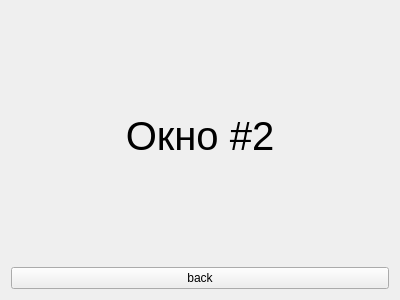
<?xml version="1.0" encoding="UTF-8"?>
<ui version="4.0">
 <class>Form</class>
 <widget class="QWidget" name="Form">
  <property name="geometry">
   <rect>
    <x>0</x>
    <y>0</y>
    <width>400</width>
    <height>300</height>
   </rect>
  </property>
  <property name="windowTitle">
   <string>Form</string>
  </property>
  <layout class="QVBoxLayout" name="verticalLayout">
   <item>
    <widget class="QLabel" name="label">
     <property name="font">
      <font>
       <pointsize>30</pointsize>
      </font>
     </property>
     <property name="text">
      <string>Окно #2</string>
     </property>
     <property name="alignment">
      <set>Qt::AlignCenter</set>
     </property>
    </widget>
   </item>
   <item>
    <widget class="QPushButton" name="pushButton_back">
     <property name="text">
      <string>back</string>
     </property>
    </widget>
   </item>
  </layout>
 </widget>
 <resources/>
 <connections/>
</ui>
